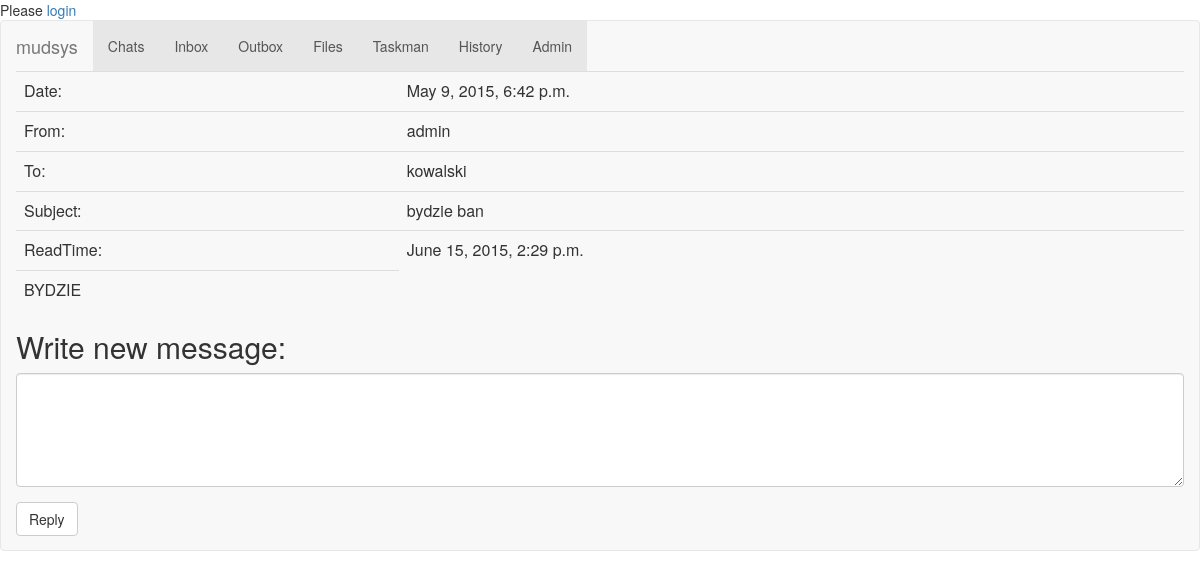
Page /pm/4/show/ on the committed database.
### privmsg/models.py (models this page shows, shortened)
class PMessage(models.Model):
	fromUser = models.ForeignKey(AUTH_USER_MODEL, related_name = "requests_from")
	toUser = models.ForeignKey(AUTH_USER_MODEL, related_name = "requests_to")
	subject = models.CharField(max_length=50)
	read = models.BooleanField(default = False)
	readdatetime = models.DateTimeField('date read', null = True)
	datetime = models.DateTimeField('date sent')
	content = models.CharField(max_length=200)

### privmsg/views.py (the view)
# urls.py: url(r'^(?P<msg_id>\d+)/show/$', views.show, name='show'),
def show(request,msg_id):
	readMsg(request,msg_id)
	msg = PMessage.objects.get(id = msg_id)
	context = {
		'msg': msg,
	}
	return render(request,'pm/show.html', context)

### privmsg/views.py (called while the page is built)
def readMsg(request,msg_id):
	msg = PMessage.objects.get(id = msg_id)
	if msg.read == False and msg.toUser == request.user:
		msg.read = True
		msg.readdatetime = datetime.datetime.now()
		msg.save()

### privmsg/templates/pm/show.html (shortened to what this page needs)
{% extends "base.html" %}
{% block content %}
<table class="table">
<tr><td>Date:</td> <td>{{ msg.datetime }}</td></tr>
<tr><td>From:</td> <td>{{ msg.fromUser }}	</td></tr>
<tr><td>To:</td> <td>{{ msg.toUser }}  </td></tr>
<tr><td>Subject:</td> <td>{{ msg.subject }}	</td></tr>
<tr><td>ReadTime:</td> <td>{{ msg.readdatetime }} </td></tr>
<tr><td>{{ msg.content }}</td></tr>
</table>
<h2>Write new message:</h2>
  <form role="form" action="{% url 'privmsg:reply' msg.id %}" method="post">
    <div class="form-group">
      <textarea class="form-control" rows="5" id="content" name="content"></textarea>
    </div>
    <button type="submit" class="btn btn-default">Reply</button>
  </form>
{% endblock %}

### rows in the picture
PMessage: datetime "May 9, 2015, 6:42 p.m.", fromUser "admin", toUser "kowalski", subject "bydzie ban", readdatetime "June 15, 2015, 2:29 p.m.", content "BYDZIE"
